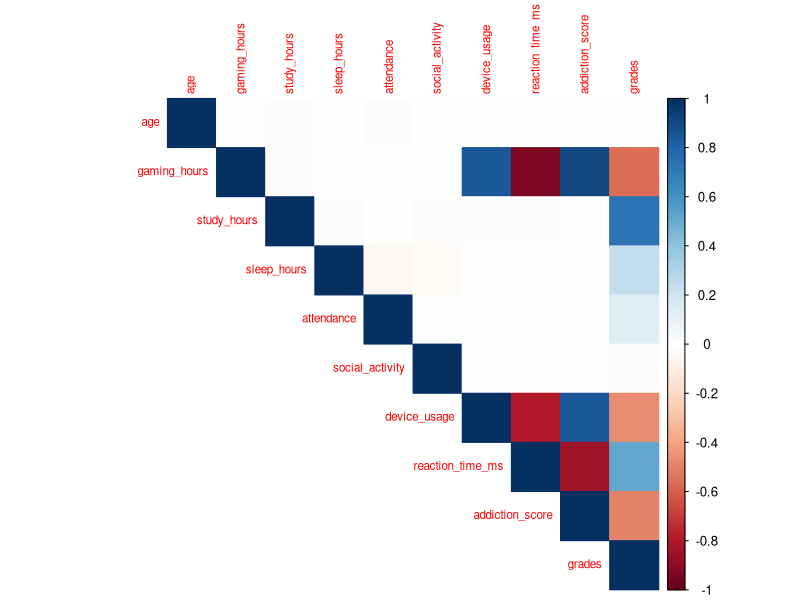
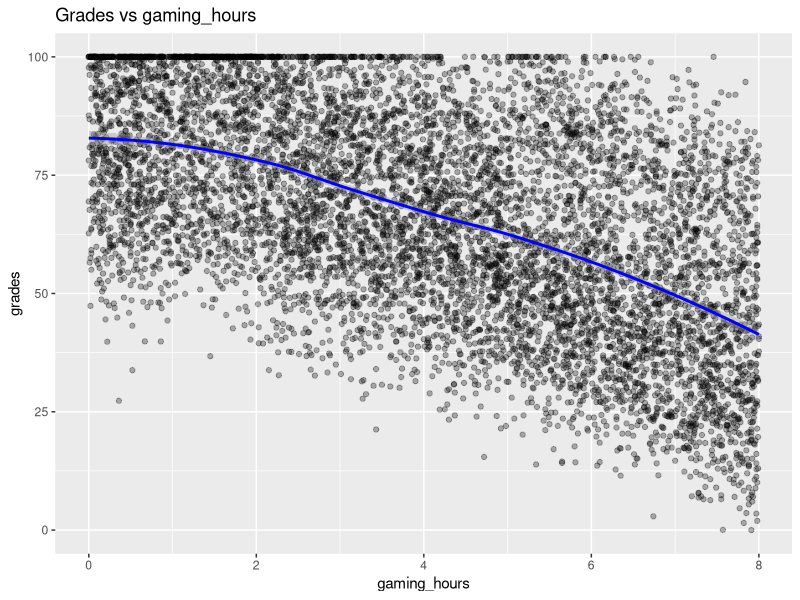
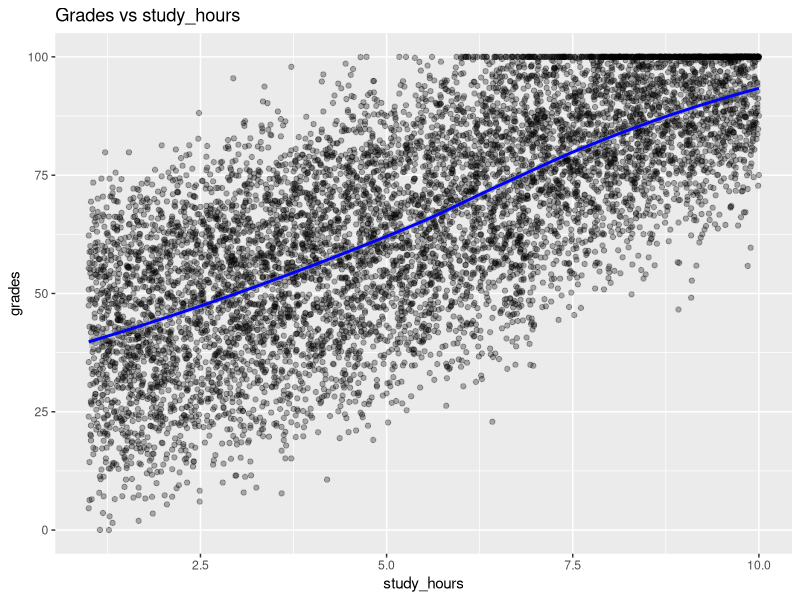
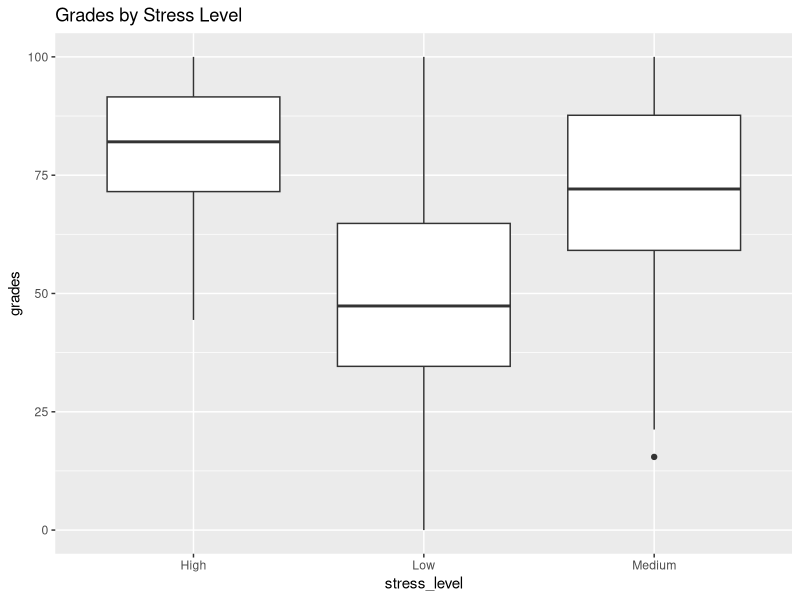
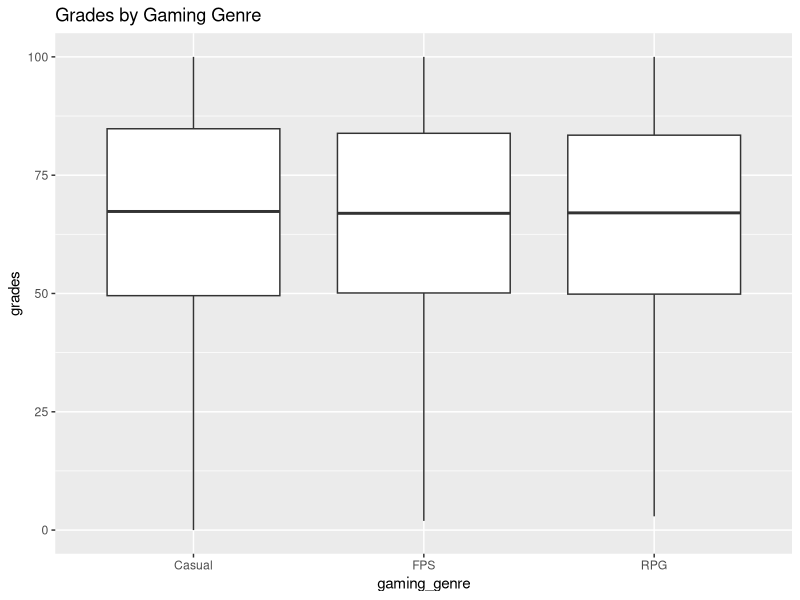
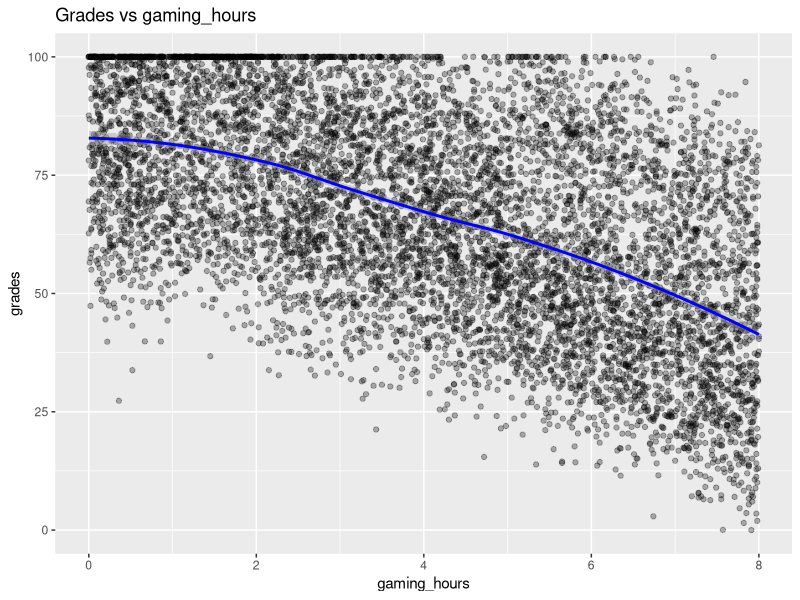
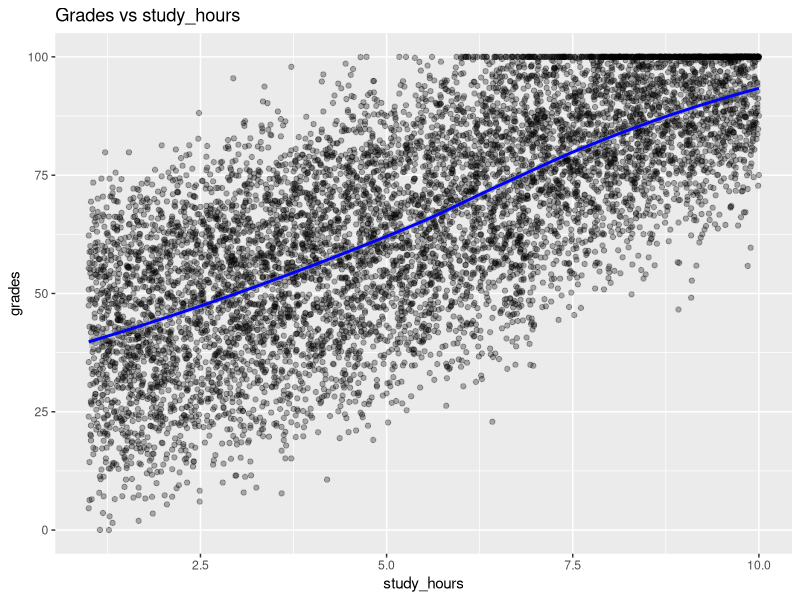

Generate these figures, in order, with R:
library(tidyverse)
library(corrplot)

df <- read_csv("data/cleaned_data.csv")

# ---- Correlation matrix ----
numeric_vars <- df %>% select(where(is.numeric)) %>% select(-student_id)
corr_matrix <- cor(numeric_vars, use = "complete.obs")
corrplot(corr_matrix, method = "color", type = "upper", tl.cex = 0.7)

# ---- Scatterplots against grades ----
plot_vars <- c("gaming_hours", "study_hours")

for (v in plot_vars) {
  p <- ggplot(df, aes_string(x = v, y = "grades")) +
    geom_point(alpha = 0.3) +
    geom_smooth(method = "loess", color = "blue") +
    labs(title = paste("Grades vs", v))
  print(p)
  # set the size explicitly, otherwise ggsave inherits the device dimensions
  # and writes ~2 MB files that make the repo painful to clone
  ggsave(paste0("output/scatter_", v, ".png"), plot = p,
         width = 8, height = 5, dpi = 100)
}

# ---- Boxplots by categorical variables ----
ggplot(df, aes(x = stress_level, y = grades)) + 
  geom_boxplot() + 
  labs(title = "Grades by Stress Level")

ggplot(df, aes(x = gaming_genre, y = grades)) + 
  geom_boxplot() + 
  labs(title = "Grades by Gaming Genre")
